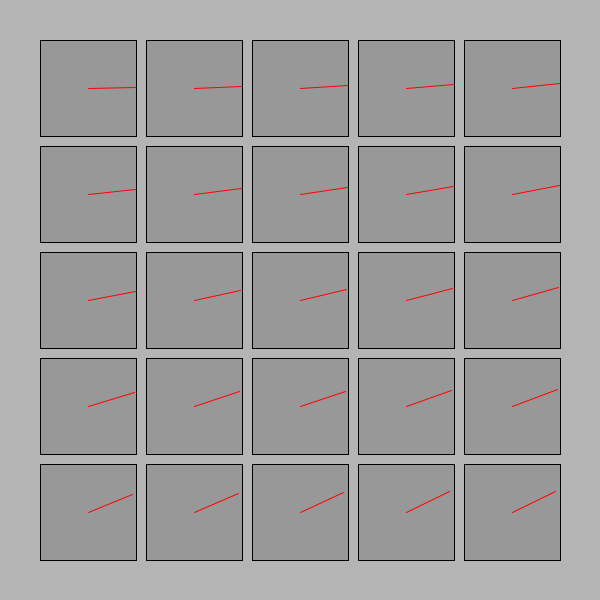
Frame 1 (no input)
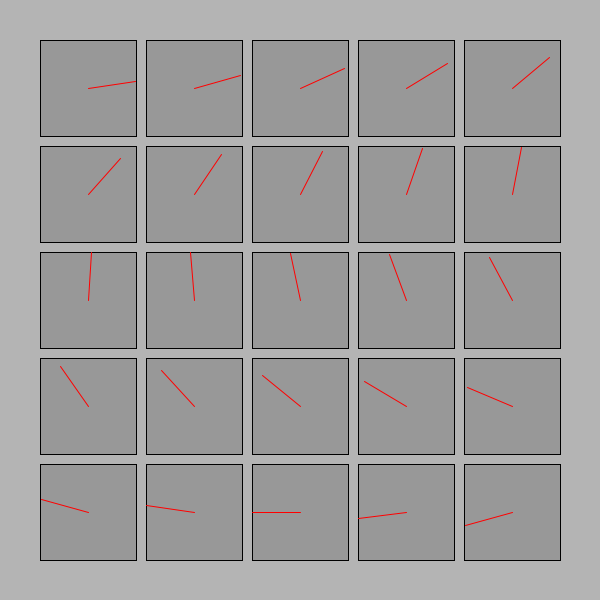
Frame 60 (the mouse pressed at the canvas centre just before this capture)
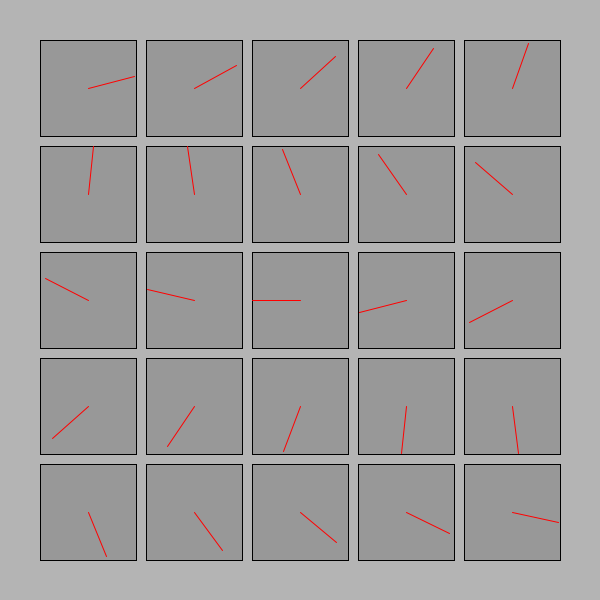
Frame 120 (the mouse held since frame 60 and released just before this capture)

The Processing sketch that drew these frames (run headless with seeded random() and noise(); from frame 60 on, the mouse is pressed at the canvas centre):

// Processing sketch: processing_153232
// ── processing_153232.pde

/*
 * Creative Coding
 * Week 2, 04 - The Clocks!
 * by Indae Hwang and Jon McCormack
 * Copyright (c) 2014 Monash University
 *
 * This program draws a grid of circular "clocks", whose hands move according to the elasped time.
 * The higher the clock number the faster it moves, the first clock takes 1 min to go all the way around.
 * The function "movingCircle" is used to draw each clock. It is passed the position, size and hand angle
 * as arguments.
 *
 * Updated version: this updated version correctly sets margin and gutter distances
 * 
 */

void setup() {
  size(600, 600);
  background(180);
  rectMode(CENTER);
  ellipseMode(CENTER);
  noStroke();
}


void draw() {
  background(180);
  noStroke();

  int num = 5;  // the number of rows and columns
  int margin = 40; // margin between the edges of the screen and the circles

  float gutter = 10; //distance between each cell
  float cellsize = ( width - (2 * margin) - gutter * (num - 1) ) / num; // size of each circle

  int circleNumber = 0; // counter

  for (int i=0; i<num; i++) { // column in y
    for (int j=0; j<num; j++) { // row in x
      ++circleNumber;

      float tx = margin + cellsize/2  + (cellsize + gutter) * j;
      float ty = margin + cellsize/2  + (cellsize + gutter) * i;

      movingCircle2(tx, ty, cellsize, -circleNumber * TWO_PI * millis() / 60000.0); //negative value to circleNumber variable to change the direction
    }
  }
}//end of draw 


void movingCircle2(float x, float y, float size, float angle) {

  // calculate endpoint of the line
  float tempX = x + (size / 2) * cos(angle);
  float tempY = y + (size / 2) * sin(angle);

  stroke(0);
  strokeWeight(1);
  fill(140, 180);
  rect(x, y, size, size); // rectangle. Change Ellipse command to Rect command

  stroke(255, 0, 0);
  line(x, y, tempX, tempY); // red line
}
